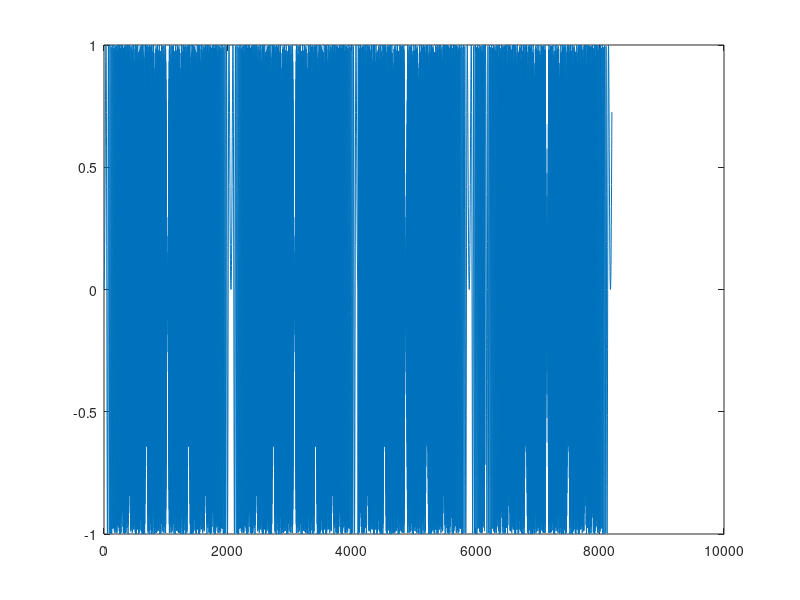

This chart was generated by the following MATLAB code:
clear all
close all
clc

fc = 1000e6;
fs = 30e6;
Buf_len_koef = 5;
dec_bit = 255;


f0 = 15e6;
f2 = f0+15e6;
f1 = f0-15e6;
% f3 = f1+5;
BW = f2-f1;
sf = 11;
N = fs*2^sf/BW;
T = N/fs;
t = (0:N-1)/fs;

% sf=log2(BW*N/fs);


mu = 2*pi*BW/T;
chirp = sin(2*pi*f1*t+mu*t.^2/2);
n_bit = sf;


% формируем массив временных отрезков кратных sf

n_start = (N/2^sf)*dec_bit;
chirp_shift = circshift(chirp,[0,-n_start+N/2^sf]);
pream = chirp(end:-1:1);
pream = pream/max(pream);




n_start1 = (N/2^sf)*25;
chirp_shift1 = circshift(chirp,[0,-n_start1+N/2^sf]);
pream = chirp(end:-1:1);
pream = pream/max(pream);




frame_tx = [pream,pream, chirp_shift, chirp_shift1];
t_sdvig = 1e-99;

%  frame_tx = time_sdvig(frame_tx, t_sdvig, fs);
frame_tx = complex(frame_tx);

figure
plot(real(frame_tx));
Tx_Data = frame_tx.';



%% Передатчик

return
tx = sdrtx('Pluto','RadioID','usb:0'); % Определяем устройство передачи 
tx.ShowAdvancedProperties = true;
tx.UseCustomFilter = false;
tx.CenterFrequency = fc; % Задаем несущую частоту
tx.BasebandSampleRate = fs; % Задаем полосу частот
tx.Gain =-45; % -89.75 ... 0
transmitRepeat(tx, Tx_Data); % Передача данных Tx_Data
% tx.ShowAdvancedProperties = true;
% 

%% Приемник

rx = sdrrx('Pluto','RadioID','usb:1'); % Определяем устройство передачи
rx.CenterFrequency = fc; % Выбираем несущую частоту
rx.BasebandSampleRate = fs; % Выбираем полосу частот
rx.Gain = 10; % -4 ... 71

rx.ShowAdvancedProperties = true;
rx.EnableQuadratureCorrection = true;
rx.EnableRFDCCorrection = true;
rx.EnableBasebandDCCorrection = true;

rx.OutputDataType = 'double';
rx.SamplesPerFrame = length(Tx_Data)*Buf_len_koef; % Размер буффера



rx_data_in_time=[];
rx_data_in_time(:,1) = rx(); % Принятые данные
rx_data_in_time = rx_data_in_time.';

% figure(1)
% plot(real(rx_data_in_time))
% return
korr = xcorr(rx_data_in_time, [pream,pream]);

[A,B] = max(korr(1:length(rx_data_in_time)+length(rx_data_in_time)/2));

start = B-length(rx_data_in_time) +1;

Pream_len = N;
 sym1 = rx_data_in_time(start:start+Pream_len-1);
 sym2 = rx_data_in_time(start+Pream_len:start+2*Pream_len-1);
figure
plot(abs(korr));

corr=xcorr(sym2,sym1);

[a,b]=max(corr);
figure
plot(abs(corr));

% Оценка фазового набега
Dphi=angle(a);

dt=1/fs;
tau=(1000)*dt;

ocen_freq=Dphi/(2*pi*tau)


% расчитываем фазовый набег за интервал дискретизации по полученной оценке
d_phi_ocen=(ocen_freq*2*pi)/fs;


% компенсируем частотный вводя фазовый набег но с отрицательным знаком
for j=1:length(rx_data_in_time)
rx_data_in_time_comp(j)=rx_data_in_time(j)*exp(1i*j*(-d_phi_ocen));
end
figure
plot(abs(korr));

chirp_shift_channel = rx_data_in_time_comp(start+N*2:start+3*N-1);
chirp_inv=chirp(end:-1:1);
 chirp_pr  =(chirp_shift_channel.*chirp_inv);

  
%   dw = 
%   chirp_pr_1 = cos(
  
  
 chirp_pr_sp  =fft(chirp_pr);


 
 figure
plot(((chirp_pr)));
set(gca,'FontName','Times New Roman','fontsize',12);
grid on

ylabel('Амплитуда');
xlabel('Время, с');
% 
%  
  figure
 plot((abs(chirp_pr_sp)));
 grid on
set(gca,'FontName','Times New Roman','fontsize',12);
grid on

ylabel('Амплитуда');
xlabel('Частота, Гц');
% 


[AA,BB] = max(abs(chirp_pr_sp(1:N/2)));
if BB > 2^sf
BB = BB-2^sf;
end
BB = BB+1;

% 
 demod_bi = de2bi(BB);
 demod_bit = zeros(1,sf);
 demod_bit(1:length(demod_bi)) = demod_bi;

 spec_eff = N/sf 

 chirp_shift_channel = rx_data_in_time_comp(start+N*3:start+4*N-1);
chirp_inv=chirp(end:-1:1);
 chirp_pr  =(chirp_shift_channel.*chirp_inv);

  
%   dw = 
%   chirp_pr_1 = cos(
  
  
 chirp_pr_sp  =fft(chirp_pr);


 
 figure
plot(((chirp_pr)));
set(gca,'FontName','Times New Roman','fontsize',12);
grid on

ylabel('Амплитуда');
xlabel('Время, с');
% 
%  
  figure
 plot((abs(chirp_pr_sp)));
 grid on
set(gca,'FontName','Times New Roman','fontsize',12);
grid on

ylabel('Амплитуда');
xlabel('Частота, Гц');
% 


[AA,CC] = max(abs(chirp_pr_sp(1:N/2)));
if CC > 2^sf
CC = CC-2^sf;
end
CC = CC+1;

% 
% 
% 





% sig_inf_reciv = rx_data_in_time(start+Pream_len*2:start+Pream_len*2+Chip_len*Data_len-1);
% 
% 
% corr=xcorr(sig_inf_reciv,chip_one);
% figure
% plot(abs(corr));
% 
% chip_matr = reshape(sig_inf_reciv, Chip_len, Data_len);
% 
% chip_matr = chip_matr.';
% 
% for i = 1: Data_len
% korr_koeff_one(i) = abs(sum(chip_matr (i,:).*conj(chip_one)));
% korr_koeff_zero(i) = abs(sum(chip_matr (i,:).*conj(chip_zero)));
% if (korr_koeff_one (i)>korr_koeff_zero(i))
% bits_demod (i) = 1;
% else
%     bits_demod (i) = 0;
% end
% end
% 
% [number,ratio] = biterr(data,bits_demod)
